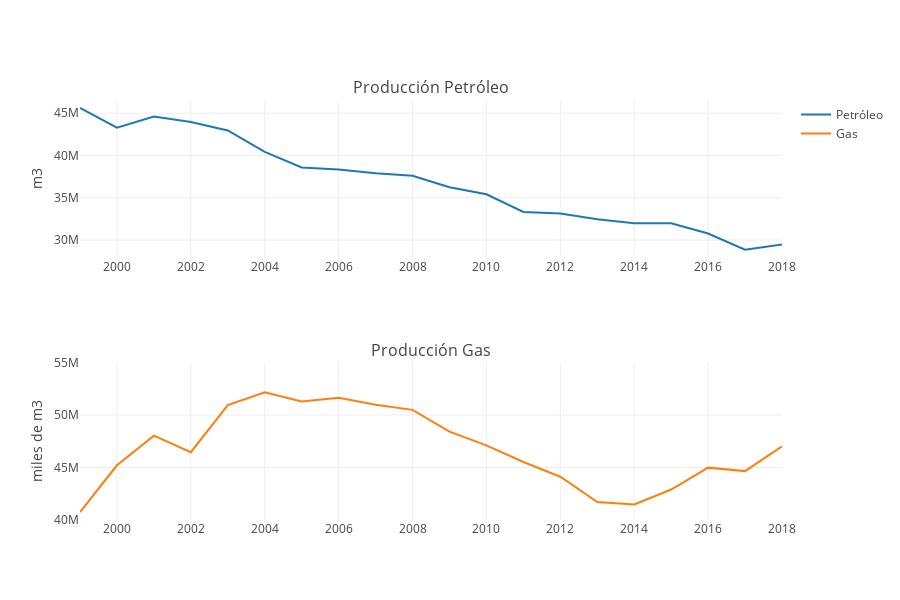

This figure's notebook cell:
### Code cell
petroleo_produccion_anual = go.Scatter(
    x=df_petroleo.anio,
    y=df_petroleo.produccion_petroleo,
    name='Petróleo'
)

gas_produccion_anual = go.Scatter(
    x=df_gas.anio,
    y=df_gas.produccion_gas,
    xaxis='x2',
    yaxis='y2',
    name='Gas'
)



fig = tools.make_subplots(rows=2, cols=1, subplot_titles=('Producción Petróleo', 'Producción Gas'))

fig.append_trace(petroleo_produccion_anual, 1, 1)
fig.append_trace(gas_produccion_anual, 2, 1)

fig['layout']['yaxis1'].update(title='m3')
fig['layout']['yaxis2'].update(title='miles de m3', range=[40000000, 55000000])

fig['layout'].update(height=600, width=900)


#py.iplot(fig, filename='multiple-subplots')
iplot(fig, filename='multiple-subplots')

### Figure 1 — Plotly figure (JSON) as saved in the notebook; plotly's stock layout.template omitted (floating-point values rounded to 4 significant figures)
{"data": [{"name": "Petróleo", "type": "scatter", "uid": "cedc1390-eb24-40b3-aa41-849f892e24a2", "x": [1999, 2000, 2001, 2002, 2003, 2004, 2005, 2006, 2007, 2008, 2009, 2010, 2011, 2012, 2013, 2014, 2015, 2016, 2017, 2018], "xaxis": "x", "y": ["45,628,372", "43,288,766", "44,616,993", "43,960,582", "42,957,054", "40,432,948", "38,572,465", "38,346,334", "37,904,567", "37,592,946", "36,239,941", "35,413,416", "33,326,279", "33,139,519", "32,461,091", "31,978,256", "31,991,990", "30,768,393", "28,862,470", "29,472,542"], "yaxis": "y"}, {"name": "Gas", "type": "scatter", "uid": "2e46dcc3-1fa8-4ea5-a6d9-c5c131ed0a05", "x": [1999, 2000, 2001, 2002, 2003, 2004, 2005, 2006, 2007, 2008, 2009, 2010, 2011, 2012, 2013, 2014, 2015, 2016, 2017, 2018], "xaxis": "x2", "y": ["40,749,019", "45,211,565", "48,038,567", "46,457,100", "50,947,741", "52,156,988", "51,278,599", "51,645,774", "50,971,152", "50,488,255", "48,419,249", "47,107,584", "45,527,554", "44,123,694", "41,708,289", "41,484,025", "42,905,533", "44,987,829", "44,656,659", "47,021,182"], "yaxis": "y2"}], "layout": {"annotations": [{"font": {"size": 16}, "showarrow": false, "text": "Producción Petróleo", "x": 0.5, "xanchor": "center", "xref": "paper", "y": 1, "yanchor": "bottom", "yref": "paper"}, {"font": {"size": 16}, "showarrow": false, "text": "Producción Gas", "x": 0.5, "xanchor": "center", "xref": "paper", "y": 0.375, "yanchor": "bottom", "yref": "paper"}], "height": 600, "width": 900, "xaxis": {"anchor": "y", "domain": [0, 1]}, "xaxis2": {"anchor": "y2", "domain": [0, 1]}, "yaxis": {"anchor": "x", "domain": [0.625, 1], "title": {"text": "m3"}}, "yaxis2": {"anchor": "x2", "domain": [0, 0.375], "range": [40000000, 55000000], "title": {"text": "miles de m3"}}}}
